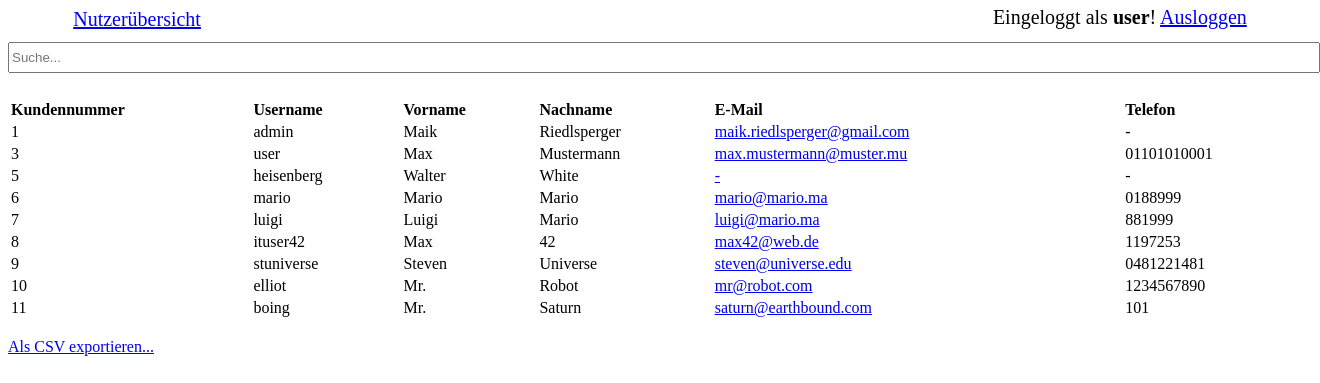
/index.php?s=user (signed in), run on the app's committed database.
### tables this page shows
CREATE TABLE `user` (
  `UserID` int(11) NOT NULL,
  `UserName` text NOT NULL,
  `UserFirstName` text NOT NULL,
  `UserLastName` text NOT NULL,
  `UserMail` text NOT NULL,
  `UserTelephone` text NOT NULL,
  `UserPassword` text NOT NULL,
  `UserRole` text NOT NULL
);

### user.php (the view, shortened to what this page needs)
<?php
	require_once('database.php');
?>
<form action="index.php?s=user" method="post">
	<input type="text" class="search" name="search" placeholder="Suche...">
</form>
<table class="table">
<tr>
	<th>Kundennummer</th>
	<th>Username</th>
	<th>Vorname</th>
	<th>Nachname</th>
	<th>E-Mail</th>
	<th>Telefon</th>
</tr>
<?php
	if(isset($_POST["search"]) && $_POST["search"] != ""){
		$search = '%'.$_POST["search"].'%';
		$statement = $pdo->prepare("SELECT * FROM user WHERE UserName LIKE :search OR UserFirstName LIKE :search OR UserLastName LIKE :search OR UserID LIKE :search ORDER BY UserID");
		$statement->bindParam(':search', $search);
	}
	else{
		$statement = $pdo->prepare("SELECT * FROM user ORDER BY UserID");
	}
		$result = $statement->execute();
		for($i = 1; $row = $statement->fetch(); $i++) {
			echo "<tr>";
			echo "<td>".$row['UserID']."</td>";
			echo "<td>".$row['UserName']."</td>";
			echo "<td>".$row['UserFirstName']."</td>";
			echo "<td>".$row['UserLastName']."</td>";
			echo '<td><a href="mailto:'.$row['UserMail'].'">'.$row['UserMail'].'</a></td>';
			echo "<td>".$row['UserTelephone']."</td>";
			echo "</tr>";
		}
		echo '</table>';
		echo '<br /><a class="space" href="exportcsv.php">Als CSV exportieren...</a>';
?>

### css/main.css (style rules this page uses)
.search { height: 25px; margin-bottom: 25px !important; }
.space { margin-right: 10%; }
#main input, select { width: 100%; margin-bottom: 5px; display: block; }
table { width: 100%; text-align: left; }

### data on the page
user: UserID "1", UserName "admin", UserFirstName "Maik", UserLastName "Riedlsperger", UserMail "maik.riedlsperger@gmail.com", UserTelephone "-"
user: UserID "3", UserName "user", UserFirstName "Max", UserLastName "Mustermann", UserMail "max.mustermann@muster.mu", UserTelephone "01101010001"
user: UserID "5", UserName "heisenberg", UserFirstName "Walter", UserLastName "White", UserMail "-", UserTelephone "-"
user: UserID "6", UserName "mario", UserFirstName "Mario", UserLastName "Mario", UserMail "mario@mario.ma", UserTelephone "0188999"
user: UserID "7", UserName "luigi", UserFirstName "Luigi", UserLastName "Mario", UserMail "luigi@mario.ma", UserTelephone "881999"
user: UserID "8", UserName "ituser42", UserFirstName "Max", UserLastName "42", UserMail "max42@web.de", UserTelephone "1197253"
user: UserID "9", UserName "stuniverse", UserFirstName "Steven", UserLastName "Universe", UserMail "steven@universe.edu", UserTelephone "0481221481"
user: UserID "10", UserName "elliot", UserFirstName "Mr.", UserLastName "Robot", UserMail "mr@robot.com", UserTelephone "1234567890"
user: UserID "11", UserName "boing", UserFirstName "Mr.", UserLastName "Saturn", UserMail "saturn@earthbound.com", UserTelephone "101"

### other printed values
$_SESSION["username"] "user"
